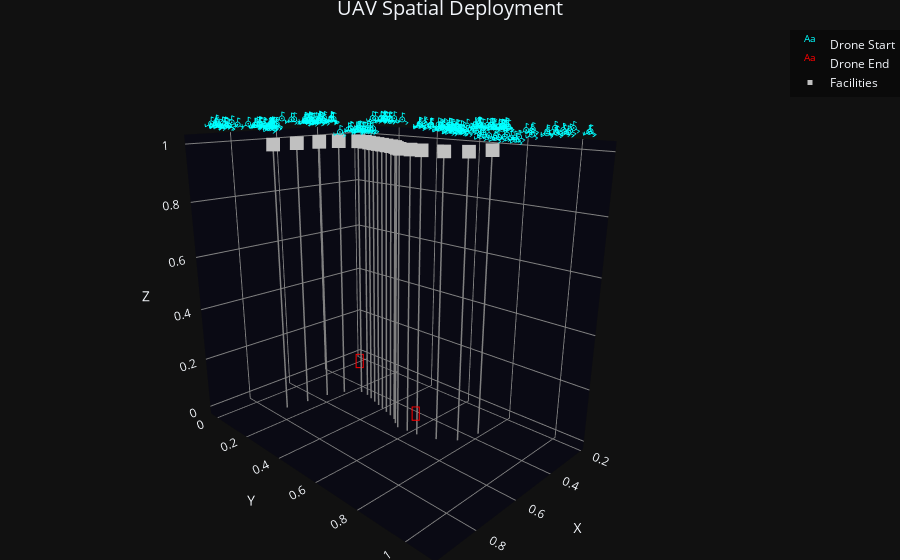

The notebook cell saved with this chart:
### Code cell
plot_UAV_FLPO(START_locs, END_locs, Y_arr[-1], (4,3))
plot_UAV_FLPO_3D(START_locs, END_locs, Y_arr[-1])

### Figure 1 — Plotly figure (JSON) as saved in the notebook; plotly's stock layout.template omitted (floating-point values rounded to 4 significant figures; data arrays with more than 128 entries replaced by an {"elided": "..."} marker saying what was removed)
{"data": [{"mode": "text", "name": "Drone Start", "text": {"elided": "200 str values"}, "textfont": {"color": "cyan", "size": 16}, "type": "scatter3d", "x": {"elided": "200 float values"}, "y": {"elided": "200 float values"}, "z": {"elided": "200 float values"}}, {"mode": "text", "name": "Drone End", "text": {"elided": "200 str values"}, "textfont": {"color": "red", "size": 20}, "type": "scatter3d", "x": {"elided": "200 float values"}, "y": {"elided": "200 float values"}, "z": {"elided": "200 float values"}}, {"line": {"color": "gray", "width": 3}, "mode": "lines", "showlegend": false, "type": "scatter3d", "x": [0.5257, 0.5257], "y": [0.4689, 0.4689], "z": [0, 1]}, {"line": {"color": "gray", "width": 3}, "mode": "lines", "showlegend": false, "type": "scatter3d", "x": [0.5286, 0.5286], "y": [0.2286, 0.2286], "z": [0, 1]}, {"line": {"color": "gray", "width": 3}, "mode": "lines", "showlegend": false, "type": "scatter3d", "x": [0.5783, 0.5783], "y": [0.5804, 0.5804], "z": [0, 1]}, {"line": {"color": "gray", "width": 3}, "mode": "lines", "showlegend": false, "type": "scatter3d", "x": [0.5716, 0.5716], "y": [0.6221, 0.6221], "z": [0, 1]}, {"line": {"color": "gray", "width": 3}, "mode": "lines", "showlegend": false, "type": "scatter3d", "x": [0.4804, 0.4804], "y": [0.3152, 0.3152], "z": [0, 1]}, {"line": {"color": "gray", "width": 3}, "mode": "lines", "showlegend": false, "type": "scatter3d", "x": [0.5171, 0.5171], "y": [0.4386, 0.4386], "z": [0, 1]}, {"line": {"color": "gray", "width": 3}, "mode": "lines", "showlegend": false, "type": "scatter3d", "x": [0.5443, 0.5443], "y": [0.5283, 0.5283], "z": [0, 1]}, {"line": {"color": "gray", "width": 3}, "mode": "lines", "showlegend": false, "type": "scatter3d", "x": [0.5961, 0.5961], "y": [0.201, 0.201], "z": [0, 1]}, {"line": {"color": "gray", "width": 3}, "mode": "lines", "showlegend": false, "type": "scatter3d", "x": [0.4066, 0.4066], "y": [0.8165, 0.8165], "z": [0, 1]}, {"line": {"color": "gray", "width": 3}, "mode": "lines", "showlegend": false, "type": "scatter3d", "x": [0.6849, 0.6849], "y": [0.1867, 0.1867], "z": [0, 1]}, {"line": {"color": "gray", "width": 3}, "mode": "lines", "showlegend": false, "type": "scatter3d", "x": [0.5659, 0.5659], "y": [0.6635, 0.6635], "z": [0, 1]}, {"line": {"color": "gray", "width": 3}, "mode": "lines", "showlegend": false, "type": "scatter3d", "x": [0.5627, 0.5627], "y": [0.5533, 0.5533], "z": [0, 1]}, {"line": {"color": "gray", "width": 3}, "mode": "lines", "showlegend": false, "type": "scatter3d", "x": [0.5417, 0.5417], "y": [0.7345, 0.7345], "z": [0, 1]}, {"line": {"color": "gray", "width": 3}, "mode": "lines", "showlegend": false, "type": "scatter3d", "x": [0.5083, 0.5083], "y": [0.4081, 0.4081], "z": [0, 1]}, {"line": {"color": "gray", "width": 3}, "mode": "lines", "showlegend": false, "type": "scatter3d", "x": [0.534, 0.534], "y": [0.4989, 0.4989], "z": [0, 1]}, {"line": {"color": "gray", "width": 3}, "mode": "lines", "showlegend": false, "type": "scatter3d", "x": [0.4899, 0.4899], "y": [0.3464, 0.3464], "z": [0, 1]}, {"line": {"color": "gray", "width": 3}, "mode": "lines", "showlegend": false, "type": "scatter3d", "x": [0.4797, 0.4797], "y": [0.2792, 0.2792], "z": [0, 1]}, {"line": {"color": "gray", "width": 3}, "mode": "lines", "showlegend": false, "type": "scatter3d", "x": [0.4992, 0.4992], "y": [0.3773, 0.3773], "z": [0, 1]}, {"line": {"color": "gray", "width": 3}, "mode": "lines", "showlegend": false, "type": "scatter3d", "x": [0.7741, 0.7741], "y": [0.1724, 0.1724], "z": [0, 1]}, {"line": {"color": "gray", "width": 3}, "mode": "lines", "showlegend": false, "type": "scatter3d", "x": [0.4947, 0.4947], "y": [0.7931, 0.7931], "z": [0, 1]}, {"marker": {"color": "silver", "size": 5, "symbol": "square"}, "mode": "markers", "name": "Facilities", "type": "scatter3d", "x": [0.5257, 0.5286, 0.5783, 0.5716, 0.4804, 0.5171, 0.5443, 0.5961, 0.4066, 0.6849, 0.5659, 0.5627, 0.5417, 0.5083, 0.534, 0.4899, 0.4797, 0.4992, 0.7741, 0.4947], "y": [0.4689, 0.2286, 0.5804, 0.6221, 0.3152, 0.4386, 0.5283, 0.201, 0.8165, 0.1867, 0.6635, 0.5533, 0.7345, 0.4081, 0.4989, 0.3464, 0.2792, 0.3773, 0.1724, 0.7931], "z": [1.0, 1.0, 1.0, 1.0, 1.0, 1.0, 1.0, 1.0, 1.0, 1.0, 1.0, 1.0, 1.0, 1.0, 1.0, 1.0, 1.0, 1.0, 1.0, 1.0]}], "layout": {"legend": {"bgcolor": "rgba(0,0,0,0.4)", "bordercolor": "white"}, "margin": {"b": 0, "l": 0, "r": 0, "t": 30}, "scene": {"aspectmode": "data", "camera": {"eye": {"x": 1.5, "y": 1.5, "z": 0.7}}, "xaxis": {"backgroundcolor": "rgb(10,10,20)", "gridcolor": "gray", "title": {"text": "X"}, "zerolinecolor": "gray"}, "yaxis": {"backgroundcolor": "rgb(10,10,20)", "gridcolor": "gray", "title": {"text": "Y"}, "zerolinecolor": "gray"}, "zaxis": {"backgroundcolor": "rgb(10,10,20)", "gridcolor": "gray", "title": {"text": "Z"}, "zerolinecolor": "gray"}}, "title": {"font": {"size": 20}, "text": "UAV Spatial Deployment", "x": 0.5}}}
